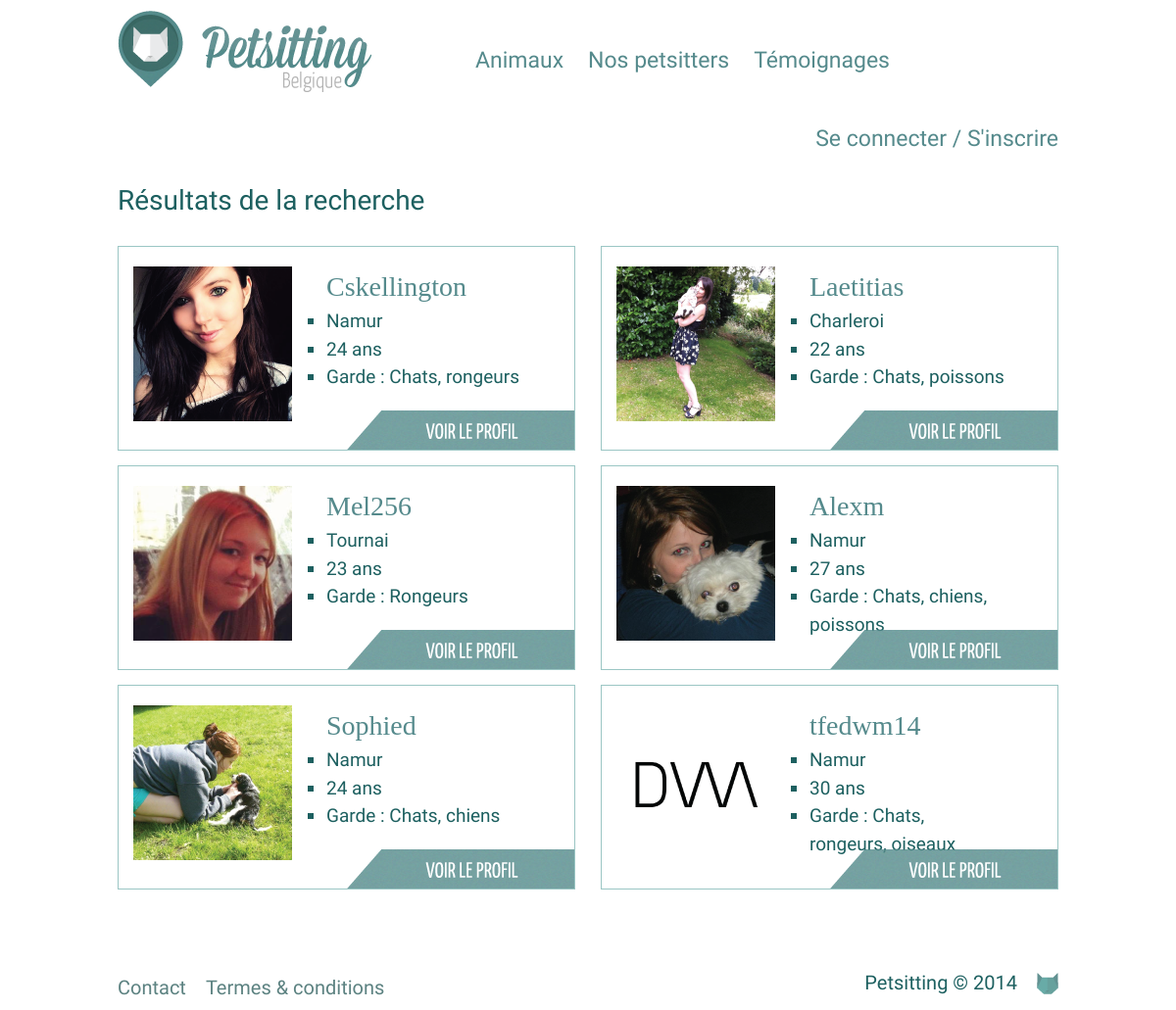
Page /recherche.php on the committed database.
### tables this page shows
CREATE TABLE IF NOT EXISTS `pet` (
  `id` int(11) NOT NULL AUTO_INCREMENT,
  `name` varchar(255) NOT NULL,
  `id_user` int(11) NOT NULL,
  `age` int(5) NOT NULL,
  `agetype` tinyint(1) NOT NULL,
  `gender` varchar(10) NOT NULL,
  `type` tinyint(5) NOT NULL,
  `race` varchar(255) DEFAULT NULL,
  `food` varchar(255) DEFAULT NULL,
  `particularity` varchar(255) DEFAULT NULL,
  `health` tinyint(3) DEFAULT NULL,
  `vaccine` tinyint(1) DEFAULT NULL,
  `comment` text,
  `created_at` datetime NOT NULL,
  PRIMARY KEY (`id`),
  KEY `id_user` (`id_user`)
);

CREATE TABLE IF NOT EXISTS `user` (
  `id` int(11) NOT NULL AUTO_INCREMENT,
  `username` varchar(255) NOT NULL,
  `password` varchar(255) NOT NULL,
  `email` varchar(255) NOT NULL,
  `type` tinyint(2) NOT NULL,
  `city` varchar(255) NOT NULL,
  `firstname` varchar(255) DEFAULT NULL,
  `lastname` varchar(255) DEFAULT NULL,
  `phone` varchar(40) DEFAULT NULL,
  `address` varchar(255) DEFAULT NULL,
  `age` int(5) DEFAULT NULL,
  `accommodation` tinyint(3) DEFAULT NULL,
  `interest_cat` tinyint(4) NOT NULL DEFAULT '0',
  `interest_dog` tinyint(4) NOT NULL DEFAULT '0',
  `interest_bird` tinyint(4) NOT NULL DEFAULT '0',
  `interest_rodent` tinyint(4) NOT NULL DEFAULT '0',
  `interest_fish` tinyint(4) NOT NULL DEFAULT '0',
  `interest_other` tinyint(4) NOT NULL DEFAULT '0',
  `created_at` datetime NOT NULL,
  PRIMARY KEY (`id`)
);

### inc/functions.inc.php (called while the page is built, shortened)
<?php
function getCities($returnOptions = false, $currentCity = null)
{
    $cities = array();
    $cities['aarschot'] = "Aarschot";
    $cities['alost'] = "Alost";
    $cities['andenne'] = "Andenne";
    $cities['antoing'] = "Antoing";
    $cities['anvers'] = "Anvers";
    $cities['arlon'] = "Arlon";
    $cities['ath'] = "Ath";
    $cities['audenarde'] = "Audenarde";
    $cities['bastogne'] = "Bastogne";
    $cities['beaumont'] = "Beaumont";
    $cities['beauraing'] = "Beauraing";
    $cities['beringen'] = "Beringen";
    $cities['bilzen'] = "Bilzen";
    $cities['binche'] = "Binche";
    $cities['blankenberge'] = "Blankenberge";
    $cities['bouillon'] = "Bouillon";
    $cities['braine-le-comte'] = "Braine-le-Comte";
    $cities['bree'] = "Bree";
    $cities['bruges'] = "Bruges";
    $cities['bruxelles'] = "Bruxelles";
    $cities['charleroi'] = "Charleroi";
    $cities['chatelet'] = "Châtelet";
    $cities['chievres'] = "Chièvres";
    $cities['chimay'] = "Chimay";
    $cities['chiny'] = "Chiny";
    $cities['ciney'] = "Ciney";
    $cities['comines-warneton'] = "Comines-Warneton";
    $cities['courtrai'] = "Courtrai";
    $cities['couvin'] = "Couvin";
    $cities['damme'] = "Damme";
    $cities['deinze'] = "Deinze";
    $cities['diest'] = "Diest";
    $cities['dilsen-stokkem'] = "Dilsen-Stokkem";
    $cities['dinant'] = "Dinant";
    $cities['dixmude'] = "Dixmude";
    $cities['durbuy'] = "Durbuy";
    $cities['eeklo'] = "Eeklo";
    $cities['enghien'] = "Enghien";
    $cities['eupen'] = "Eupen";
    $cities['fleurus'] = "Fleurus";
    $cities['florenville'] = "Florenville";
    $cities['fontaine-leveque'] = "Fontaine-l'Évêque";
    $cities['fosses-la-ville'] = "Fosses-la-ville";
    $cities['furnes'] = "Furnes";
    $cities['gand'] = "Gand";
    $cities['geel'] = "Geel";
    $cities['gembloux'] = "Gembloux";
    $cities['genappe'] = "Genappe";
    $cities['genk'] = "Genk";
    $cities['gistel'] = "Gistel";
    $cities['grammont'] = "Grammont";
    $cities['hal'] = "Hal";
    $cities['halen'] = "Halen";
    $cities['hamont-achel'] = "Hamont-Achel";
    $cities['hannut'] = "Hannut";
    $cities['harelbeke'] = "Harelbeke";
    $cities['hasselt'] = "Hasselt";
    $cities['herck-la-ville'] = "Herck-la-Ville";
    $cities['herentals'] = "Herentals";
    $cities['herstal'] = "Herstal";
    $cities['herve'] = "Herve";
    $cities['hoogstraten'] = "Hoogstraten";
    $cities['houffalize'] = "Houffalize";
    $cities['huy'] = "Huy";
    $cities['izegem'] = "Izegem";
    $cities['jodoigne'] = "Jodoigne";
    $cities['la-louviere'] = "La Louvière";
    $cities['la-roche-en-ardenne'] = "La Roche-en-Ardenne";
    $cities['landen'] = "Landen";
    $cities['leau'] = "Léau";
    $cities['le-roeulx'] = "Le Roeulx";
    $cities['lessines'] = "Lessines";
    $cities['leuze-en-hainaut'] = "Leuze-en-Hainaut";
    $cities['liege'] = "Liège";
    $cities['lierre'] = "Lierre";
    $cities['limbourg'] = "Limbourg";
    $cities['lokeren'] = "Lokeren";
    $cities['lommel'] = "Lommel";
    $cities['looz'] = "Looz";
    $cities['lo-reninge'] = "Lo-Reninge";
    $cities['louvain'] = "Louvain";
    $cities['maaseik'] = "Maaseik";
    $cities['malines'] = "Malines";
    $cities['malmedy'] = "Malmedy";
    $cities['marche-en-famenne'] = "Marche-en-Famenne";
    $cities['menin'] = "Menin";
    $cities['messines'] = "Messines";
    $cities['mons'] = "Mons";
    $cities['montaigu-zichem'] = "Montaigu-Zichem";
    $cities['mortsel'] = "Mortsel";
    $cities['mouscron'] = "Mouscron";
    $cities['namur'] = "Namur";
    $cities['neufchateau'] = "Neufchâteau";
    $cities['nieuport'] = "Nieuport";
    $cities['ninove'] = "Ninove";
    $cities['nivelles'] = "Nivelles";
    $cities['ostende'] = "Ostende";
    $cities['ottignies-louvain-la-neuve'] = "Ottignies-Louvain-la-Neuve";
    $cities['oudenburg'] = "Oudenburg";
    $cities['peer'] = "Peer";
    $cities['peruwelz'] = "Péruwelz";
    $cities['philippeville'] = "Philippeville";
    $cities['poperinge'] = "Poperinge";
    $cities['renaix'] = "Renaix";
    $cities['rochefort'] = "Rochefort";
    $cities['roulers'] = "Roulers";
    $cities['saint-ghislain'] = "Saint-Ghislain";
    $cities['saint-hubert'] = "Saint-Hubert";
    $cities['saint-nicolas'] = "Saint-Nicolas";
    $cities['saint-trond'] = "Saint-Trond";
    $cities['saint-vith'] = "Saint-Vith";
    $cities['seraing'] = "Seraing";
    $cities['soignies'] = "Soignies";
    $cities['stavelot'] = "Stavelot";
    $cities['termonde'] = "Termonde";
    $cities['thuin'] = "Thuin";
    $cities['tielt'] = "Tielt";
    $cities['tirlemont'] = "Tirlemont";
    $cities['tongres'] = "Tongres";
    $cities['torhout'] = "Torhout";
    $cities['tournai'] = "Tournai";
    $cities['turnhout'] = "Turnhout";
    $cities['verviers'] = "Verviers";
    $cities['vilvorde'] = "Vilvorde";
    $cities['virton'] = "Virton";
    $cities['vise'] = "Visé";
    $cities['walcourt'] = "Walcourt";
    $cities['waregem'] = "Waregem";
    $cities['waremme'] = "Waremme";
    $cities['wavre'] = "Wavre";
    $cities['wervik'] = "Wervik";
    $cities['ypres'] = "Ypres";
    $cities['zottegem'] = "Zottegem";
    if(!$returnOptions) {
        return $cities;
    }
}
function searchUsers($params)
{
    $cnx = new PDO('mysql:host='.DB_HOST.';dbname='.DB_NAME, DB_USER, DB_PWD);
    $query = 'SELECT user.*, pet.name as petname, pet.id as petid FROM user RIGHT JOIN pet ON pet.id_user = user.id WHERE';
    $requestParams = array();
    $where = '';
    $where .= '(user.type = '.intval($params['type']).' OR user.type = '.TYPE_USER_BOTH.')';
    $query .= ' ' . $where . ' GROUP BY user.id';
    $result = $cnx->prepare($query);
    $ok = $result->execute();
    $return = $result->fetchAll();
    return $return;
}
function _getGardes($user)
{
    $gardes = '';
    if($user['interest_cat']) {
        $gardes .= 'chats';
    }
    if($user['interest_dog']) {
        if($gardes != '') { $gardes .= ', '; }
        $gardes .= 'chiens';
    }
    if($user['interest_rodent']) {
        if($gardes != '') { $gardes .= ', '; }
        $gardes .= 'rongeurs';
    }
    if($user['interest_bird']) {
        if($gardes != '') { $gardes .= ', '; }
        $gardes .= 'oiseaux';
    }
    if($user['interest_fish']) {
        if($gardes != '') { $gardes .= ', '; }
        $gardes .= 'poissons';
    }
    return ucfirst($gardes);
}

### recherche.php (the view, shortened to what this page needs)
<?php
if($_GET['type'] == TYPE_USER_PET_OWNER) {
    $results = searchPet($_GET);
} else {
    $results = searchUsers($_GET);
}
?>
<html>
<head>
    <?php include __DIR__ . "/inc/partial/head.inc.php"; ?>
</head>
<body>
<?php $pageActive = "home"; include __DIR__ . "/inc/partial/header.inc.php"; ?>
<div id="content">
    <div class="container">
        <h3>Résultats de la recherche</h3>
        <div class="search-results">
        <?php if(count($results) > 0) { ?>
            <?php if($_GET['type'] == TYPE_USER_PET_OWNER){  ?>
                <?php $nb = 0; foreach($results as $pet) { $nb++; ?>
                    <?php include __DIR__ . '/inc/partial/block_pet.inc.php'; ?>
                <?php } ?>
            <?php } else { ?>
                <?php
                    $nb = 0;
                    foreach($results as $user) {
                        $nb++;
                ?>
                    <div class="content-column <?php if($nb%2) { print 'even'; } else { print 'odd'; } ?>">
                        <img src="uploads/user/<?php print $user['id']; ?>.png" alt="" />
                        <h4><?php print $user['username']; ?></h4>
                        <ul>
                            <li><?php print getCity($user['city']); ?></li>
                            <li><?php print $user['age']; ?> ans</li>
                            <li>Garde : <?php print _getGardes($user); ?></li>
                        </ul>
                        <a class="button" href="profil.php?id=<?php print $user['id']; ?>">Voir le profil</a>
                    </div>
                <?php } ?>
            <?php } ?>
        <?php } else { ?>
            <p>Aucun utilisateur ne correspond à votre recherche.</p>
        <?php } ?>
        </div>
    </div>
</div>
<?php include __DIR__ . "/inc/partial/footer.inc.php" ?>
</body>
</html>

### css/style.css (style rules this page uses)
body { margin: 0; font-family: 'Yanone Kaffeesatz', Arial; font-size: 16px; line-height: 1.5; color: #1D6060; }
.container { max-width: 960px; margin: auto; overflow: hidden; }
.content-column { float: left; width: 450px; height: 187px; border: 1px solid #9BC6C4; padding-top: 20px; padding-left: 15px; margin-right: 15px; margin-bottom: 15px; position: relative; }
.content-column.odd { float: right; margin-right: 0; }
.content-column img { float: left; margin-right: 35px; }
.content-column h4 { color: #558A8C; font-family: 'mission-script'; font-size: 28px; }
.content-column ul { list-style: square; font-size: 19px; font-weight: 300; float: left; width: 200px; }
.button { background: url(../img/pet_button.png) no-repeat; width: 250px; height: 40px; display: block; text-indent: -9999px; color: #FFF; position: absolute; bottom: 0; right: 0; opacity: 0.9; }
h3 { font-size: 28px; font-weight: 300; margin: 25px 0; }

### rows in the picture
pet: shows a picture, id_user.username "Cskellington", id_user.city "Namur", id_user.age "24", id_user.interest_rodent "Chats, rongeurs"
pet: shows a picture, id_user.username "Laetitias", id_user.city "Charleroi", id_user.age "22", id_user.interest_fish "Chats, poissons"
pet: shows a picture, id_user.username "Mel256", id_user.city "Tournai", id_user.age "23", id_user.interest_rodent "Rongeurs"
pet: shows a picture, id_user.username "Alexm", id_user.city "Namur", id_user.age "27", id_user.interest_fish "Chats, chiens, poissons"
pet: shows a picture, id_user.username "Sophied", id_user.city "Namur", id_user.age "24", id_user.interest_dog "Chats, chiens"
pet: shows a picture, id_user.username "tfedwm14", id_user.city "Namur", id_user.age "30", id_user.interest_bird "Chats, rongeurs, oiseaux"
